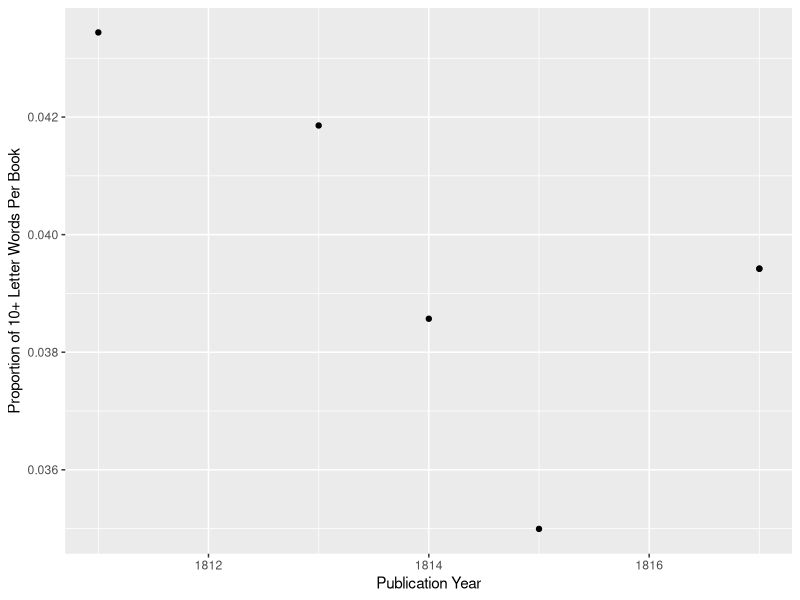

Here is the R script that generated this plot:
## ---- chunk 1
knitr::opts_chunk$set(warning = FALSE, message = FALSE) 
## ---- chunk 2
## write your answer here
library(tidytext)
library(janeaustenr)
library(stringr)
library(dplyr)
library(ggplot2)

book_words <- austen_books() |>
  unnest_tokens(word, text)

sense_words <- book_words |> 
  filter(book == "Sense & Sensibility") |>
  mutate(long_word = str_length(word) >= 10) |>
  summarize(proportion = mean(long_word))

sense_words

## ---- chunk 3
## write answer here
book_years <- tibble(
  book = c("Sense & Sensibility", "Pride & Prejudice", "Mansfield Park", 
           "Emma", "Northanger Abbey", "Persuasion"),
  year = c(1811, 1813, 1814, 1815, 1817, 1817) 
)

book_proportions <- book_words |>
  group_by(book) |> 
  summarize(proportion = mean(str_length(word) >= 10)) |> 
  left_join(book_years, by = "book")

ggplot(book_proportions, aes(x = year, y = proportion)) +
  geom_point() +
  labs(x = "Publication Year", y = "Proportion of 10+ Letter Words Per Book")
## ---- chunk 4
## write answer here
seven_words <- book_words |>
  mutate(word_length = str_length(word)) |>
  filter(word_length == 7) |>
  filter(str_detect(word, "^[wxyz]"), str_detect(word, "e$")) |>
  distinct(word) |>
  arrange(word)

seven_words
seven_words_count <- nrow(seven_words)
seven_words_count
